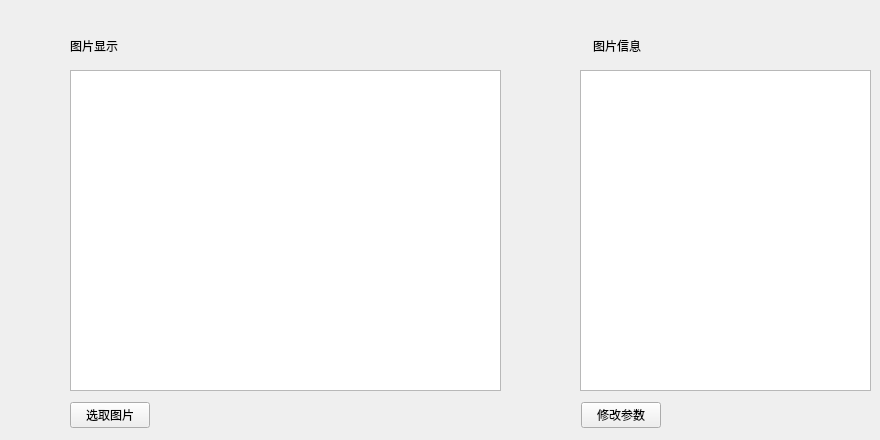
    <widget class="QWidget" name="tab_3">
     <attribute name="title">
      <string>影像显示</string>
     </attribute>
     <widget class="QGraphicsView" name="graphicsView">
      <property name="geometry">
       <rect>
        <x>70</x>
        <y>70</y>
        <width>431</width>
        <height>321</height>
       </rect>
      </property>
     </widget>
     <widget class="QTextBrowser" name="textBrowser">
      <property name="geometry">
       <rect>
        <x>580</x>
        <y>70</y>
        <width>291</width>
        <height>321</height>
       </rect>
      </property>
     </widget>
     <widget class="QWidget" name="horizontalLayoutWidget_4">
      <property name="geometry">
       <rect>
        <x>70</x>
        <y>30</y>
        <width>571</width>
        <height>31</height>
       </rect>
      </property>
      <layout class="QHBoxLayout" name="horizontalLayout_4">
       <property name="sizeConstraint">
        <enum>QLayout::SetMinimumSize</enum>
       </property>
       <property name="leftMargin">
        <number>0</number>
       </property>
       <item>
        <widget class="QLabel" name="label_5">
         <property name="text">
          <string>图片显示</string>
         </property>
        </widget>
       </item>
       <item>
        <spacer name="horizontalSpacer_4">
         <property name="orientation">
          <enum>Qt::Horizontal</enum>
         </property>
         <property name="sizeHint" stdset="0">
          <size>
           <width>40</width>
           <height>20</height>
          </size>
         </property>
        </spacer>
       </item>
       <item>
        <widget class="QLabel" name="label_6">
         <property name="frameShape">
          <enum>QFrame::NoFrame</enum>
         </property>
         <property name="text">
          <string>图片信息</string>
         </property>
        </widget>
       </item>
      </layout>
     </widget>
     <widget class="QWidget" name="horizontalLayoutWidget_5">
      <property name="geometry">
       <rect>
        <x>70</x>
        <y>400</y>
        <width>591</width>
        <height>31</height>
       </rect>
      </property>
      <layout class="QHBoxLayout" name="horizontalLayout_5">
       <property name="sizeConstraint">
        <enum>QLayout::SetMinimumSize</enum>
       </property>
       <item>
        <widget class="QPushButton" name="pushButton_5">
         <property name="text">
          <string>选取图片</string>
         </property>
        </widget>
       </item>
       <item>
        <spacer name="horizontalSpacer_5">
         <property name="orientation">
          <enum>Qt::Horizontal</enum>
         </property>
         <property name="sizeHint" stdset="0">
          <size>
           <width>40</width>
           <height>20</height>
          </size>
         </property>
        </spacer>
       </item>
       <item>
        <widget class="QPushButton" name="pushButton_6">
         <property name="text">
          <string>修改参数</string>
         </property>
        </widget>
       </item>
      </layout>
     </widget>
    </widget>
